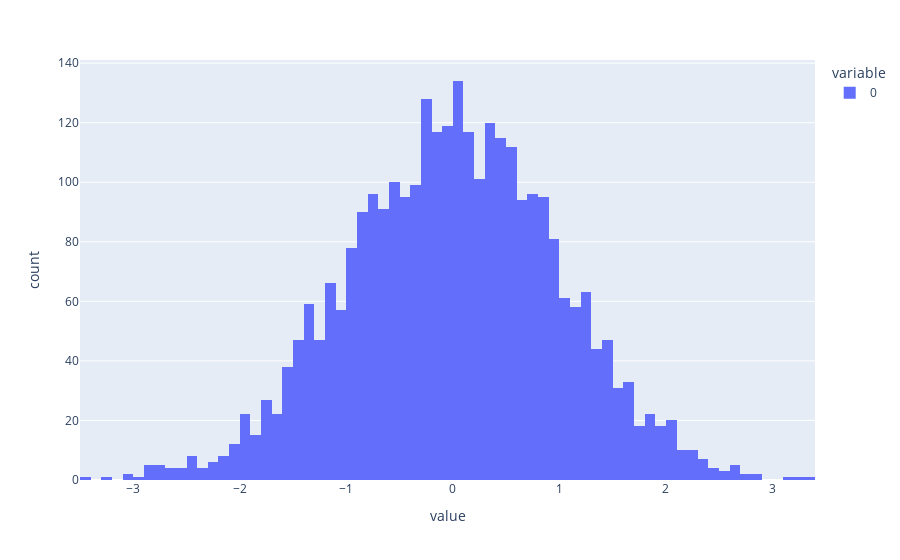

Notebook code for this chart:
### Markdown cell above
visualize the histogram of the data

### Code cell
# visualize the histogram of the data
fig = px.histogram(x.view(-1).numpy(), nbins=100)
fig.show()

### Figure 1 — Plotly figure (JSON) as saved in the notebook; plotly's stock layout.template omitted (floating-point values rounded to 4 significant figures; data arrays with more than 128 entries replaced by an {"elided": "..."} marker saying what was removed)
{"data": [{"alignmentgroup": "True", "bingroup": "x", "hovertemplate": "variable=0<br>value=%{x}<br>count=%{y}<extra></extra>", "legendgroup": "0", "marker": {"color": "#636efa", "pattern": {"shape": ""}}, "name": "0", "nbinsx": 100, "offsetgroup": "0", "orientation": "v", "showlegend": true, "type": "histogram", "x": {"elided": "3000 float values"}, "xaxis": "x", "yaxis": "y"}], "layout": {"barmode": "relative", "legend": {"title": {"text": "variable"}, "tracegroupgap": 0}, "margin": {"t": 60}, "xaxis": {"anchor": "y", "domain": [0, 1], "title": {"text": "value"}}, "yaxis": {"anchor": "x", "domain": [0, 1], "title": {"text": "count"}}}}
